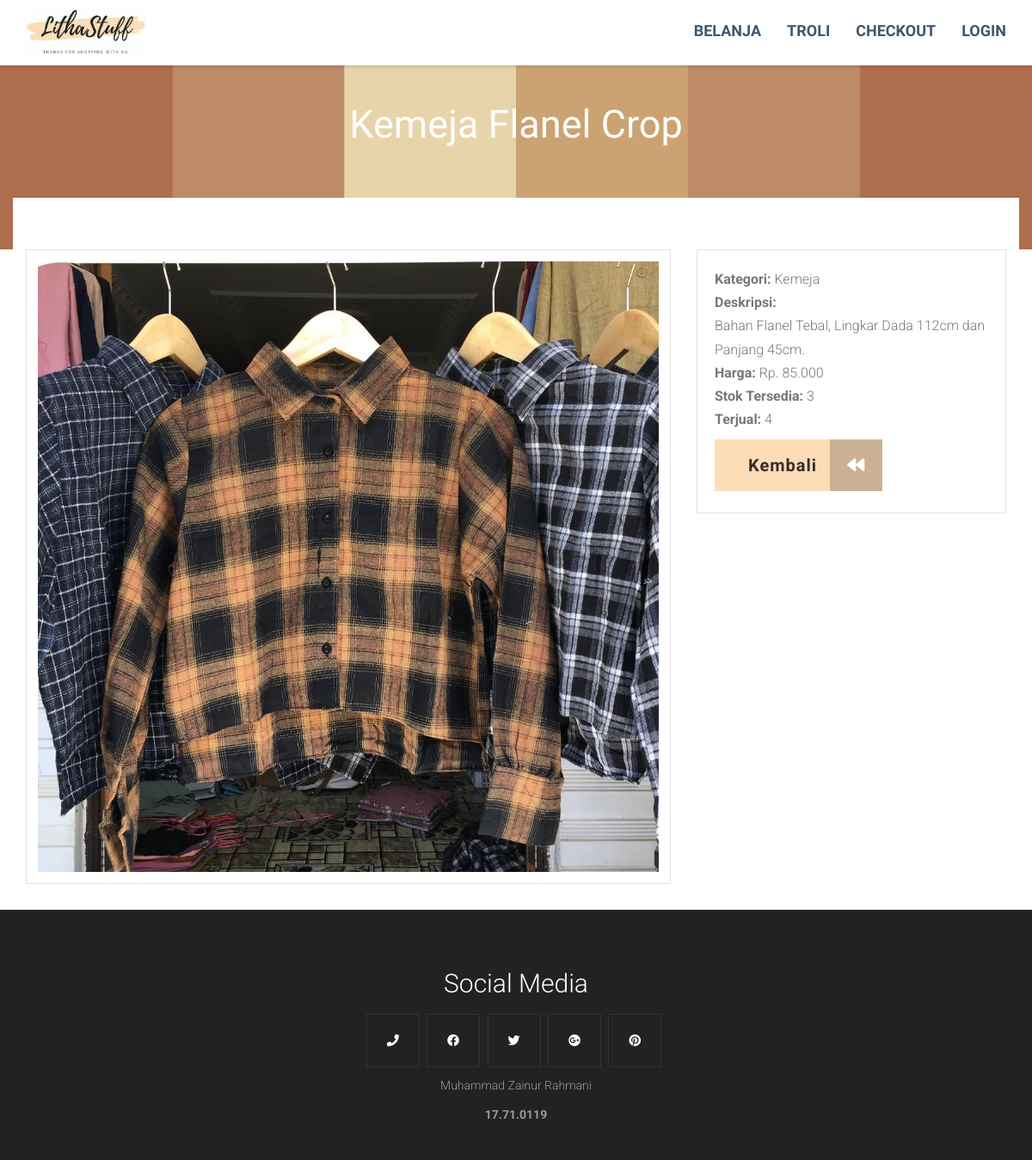
/detail.php?idtanam=10, run on the app's committed database.
### tables this page shows
CREATE TABLE `tanam` (
  `idtanam` int(5) NOT NULL,
  `namatanam` varchar(80) NOT NULL,
  `kategori` varchar(30) NOT NULL,
  `modal` float NOT NULL,
  `harga` float NOT NULL,
  `deskripsi` text NOT NULL,
  `gambar` text NOT NULL,
  `stok` int(4) NOT NULL,
  `harga_r` float NOT NULL,
  `terjual` int(10) NOT NULL,
  `cekflash` int(1) NOT NULL
);

### detail.php (the view, shortened to what this page needs)
<?php require('header.php');
	$tanam = mysqli_query($kon, "SELECT * FROM tanam WHERE idtanam = '$_REQUEST[idtanam]'");
	$data  = mysqli_fetch_array($tanam);
?>
	<div class="container">
		<div class="row">
			<div class="col-md-12 text-center">
				<div class="text-pageheader">
					<div class="subtext-image" data-scrollreveal="enter bottom over 1.7s after 0.0s">
						 <?= $data['namatanam'] ?>
					</div>
				</div>
			</div>
		</div>
	</div>
</div>
</header>
<section class="item content">
<div class="container toparea">
	<div class="row">
		<div class="col-md-8">
			<div class="productbox">
				<div class="text-center">
					<img src="img/<?= $data['gambar'] ?>" class='text-center'>
				</div>
			</div>
		</div>
		<div class="col-md-4">
			<div class="properties-box">
				<ul class="unstyle">
					<li><b class="propertyname">Kategori:</b> <?= $data['kategori'] ?></li>
					<li><b class="propertyname">Deskripsi:<br></b> <?= $data['deskripsi'] ?></li>
					<li><b class="propertyname">Harga:</b> Rp. <?= number_format($data['harga'],0,',','.') ?></li>
					<li><b class="propertyname">Stok Tersedia:</b> <?= $data['stok'] ?></li>
					<li><b class="propertyname">Terjual:</b> <?= $data['terjual'] ?></li><br>
					<li><a href="belanja.php" class="homebrowseitems">Kembali<div class="homebrowseitemsicon"><i class="fa fa-backward fa-spin"></i></div></a></li>
				</ul>
			</div>
		</div>
	</div>
</div>
</section>
<?php require('footer.php') ?>

### assets/css/style.css (style rules this page uses)
body { font-family:Roboto; font-weight:300; font-size:16px; color:#777; line-height:1.7; }
.unstyle ul li,.unstyle ol li,ul.unstyle li,ol.unstyle li { list-style:none; line-height:inherit; }
.item.content,.item.portfolio,.item.team,.item.pricing,.item.contact { padding-top:40px; padding-bottom:0px; }
.text-pageheader { text-align:center; color:#fff; z-index:2; position:relative; font-size:45px; line-height:90px; text-transform:uppercase; padding-top:100px; padding-bottom:100px; font-weight:700; font-family:Dosis; }
.subtext-image { text-transform:none; font-weight:100 !Important; }
.toparea { background:#fff; margin-top:-100px; padding-top:30px; }
.homebrowseitems { text-decoration:none; background-color:#fdddb7; font-weight:700; font-size:20px; border:0; padding:13px 39px; letter-spacing:1px; margin-top:-20px; display:inline-block; color:#342e26; margin-bottom:0px; }
.homebrowseitemsicon { color:#fff; display:inline-block; padding:13px 20px; margin-top:-13px; margin-bottom:-13px; margin-right:-39px; margin-left:15px; background:rgba(0,0,0,0.2); }
img { max-width: 100%; }
.productbox { background:#fff; padding:13px; border:1px solid #e4e4e4; margin-bottom:30px; }
.properties-box { padding:20px 20px 15px 20px; border:1px solid #e4e4e4; clear:both; float:none; line-height:1.7; }
ul,ol { -moz-padding-start:0px; -webkit-padding-start:0px; -khtml-padding-start:0px; -o-padding-start:0px; padding-start:0px; padding-left:0px; }

### data on the page
tanam: namatanam "Kemeja Flanel Crop", gambar (picture), kategori "Kemeja", deskripsi "Bahan Flanel Tebal, Lingkar Dada 112cm dan Panjang 45cm.", harga "85.000", stok "3", terjual "4"
